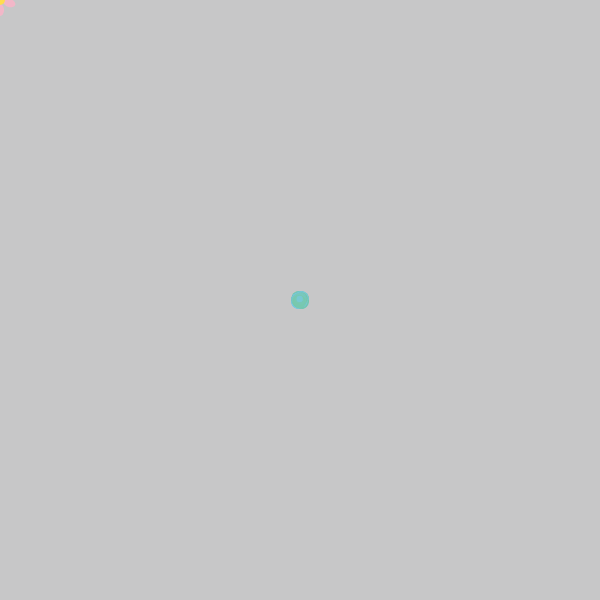
Frame 1 (no input)
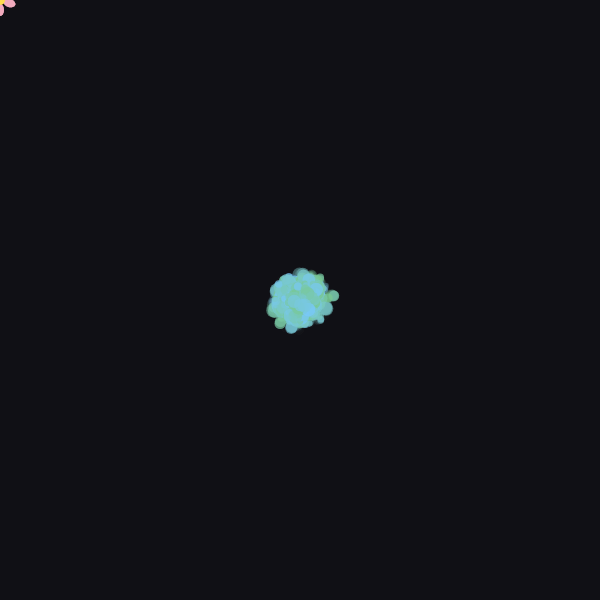
Frame 60 (no input)
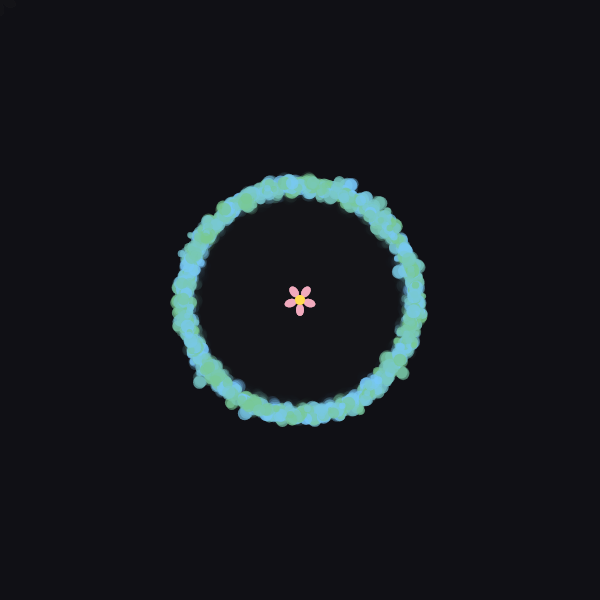
Frame 120 (the mouse pressed at the canvas centre since frame 60)

The p5.js sketch that drew these frames (run headless with seeded random() and noise() and a simulated clock; from frame 60 on, the mouse is pressed at the canvas centre):

// p5.js sketch
// ── sketch.js
let balls = [];
let numberOfBalls = 1000;
let flowerImg = null;
let imgLoaded = false;


function setup() {
  createCanvas(600, 600);

  for (let i = 0; i < numberOfBalls; i++) {
    let ballX = width / 2;
    let ballY = height / 2;
    let ballColor = color(120, 200, 140 + random(1, 115), 180);
    let ballR = 10;

    let newBall = new Ball(ballX, ballY, ballColor, ballR);
    balls.push(newBall);
  }
}

function draw() {
  background(20, 20, 25, 60);

  // Update and show all balls
  for (let ball of balls) {
    ball.change(2);
  }

  // Creating flower cursor
  drawFlowerCursor(mouseX, mouseY);
}

function drawFlowerCursor(x, y) {
  push();
  imageMode(CENTER);
  
  if (imgLoaded && flowerImg) {
    let flowerSize = 36;
    image(flowerImg, x, y, flowerSize, flowerSize);
  } else {
    // Fallback visible flower so the cursor never vanishes
    translate(x, y);
    noStroke();
    fill(255, 180, 200, 200);
    for (let i = 0; i < 5; i++) {
      ellipse(0, 10, 8, 12);
      rotate(TWO_PI / 5);
    }
    fill(255, 220, 80);
    circle(0, 0, 10);
  }
  pop();
}

class Ball {
  constructor(x, y, c, r) {
    this.x = x;
    this.y = y;
    this.baseR = r;
    this.r = r;
    this.color = c;
    this.pulseOffset = random(TWO_PI);
  }
  // changing the ball size, position, pulse constantly 
  change(byHowMuch) {
    this.changeSize(byHowMuch);
    this.move(byHowMuch);
    this.fleeMouse(6);
    this.pulse(4);
    this.wrapCanvas(20);
    this.show();
  }

  move(amount = 10) {
    this.x += random(-amount, amount);
    this.y += random(-amount, amount);
  }

  changeSize(amount = 1) {
    this.r = constrain(this.r + random(-amount, amount), 3, 30);
  }

  // making the balls move away from the mouse cursor
  fleeMouse(pushForce) {
    let d = dist(this.x, this.y, mouseX, mouseY);
    let fleeRadius = 120;

    if (d < fleeRadius && d > 0) {
      let angle = atan2(this.y - mouseY, this.x - mouseX);
      let strength = map(d, 0, fleeRadius, pushForce, 0);
      this.x += cos(angle) * strength;
      this.y += sin(angle) * strength;
    }
  }

  pulse(amount) {
    this.r = this.baseR + sin(frameCount * 0.05 + this.pulseOffset) * amount;
  }

  wrapCanvas(margin) {
    if (this.x < -margin) this.x = width + margin;
    if (this.x > width + margin) this.x = -margin;
    if (this.y < -margin) this.y = height + margin;
    if (this.y > height + margin) this.y = -margin;
  }

  show() {
    noStroke();
    fill(this.color);
    circle(this.x, this.y, max(1, this.r));
  }
}
